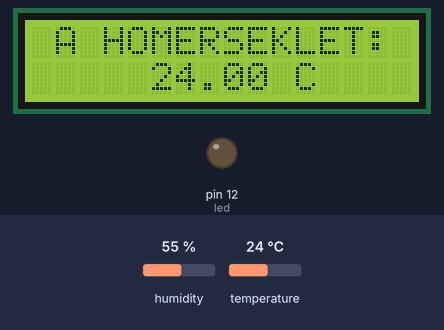
Bench run of a sketch on a simulated Arduino Uno, built with avr-gcc and run on an emulated ATmega328P. Parts: 16×2 character LCD, output pins drawn as LEDs (lit = HIGH). The inputs (shaded band) are chosen by the test bench; at power-on: temperature 24 °C, humidity 55 %. What the sketch prints to the serial monitor is not drawn.

Above: at 2.7 s.
2.8 s: temperature set to 12 °C
At 15.2 s:
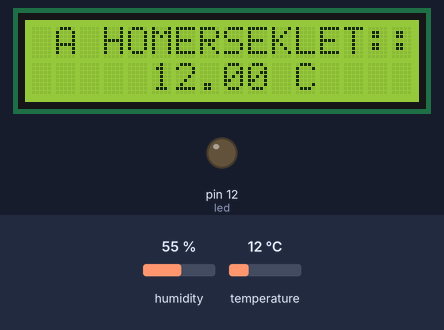
15.6 s: temperature set to 19 °C
At 26.9 s:
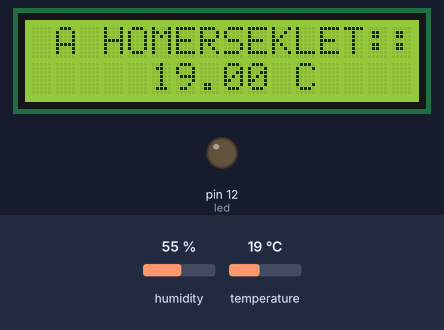
27.7 s: temperature set to 28 °C
At 38.7 s:
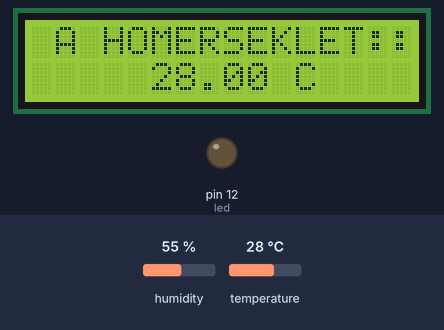
Timing chart, 0 to 40.2 s (numbered marks = the images above; inputs shaded):
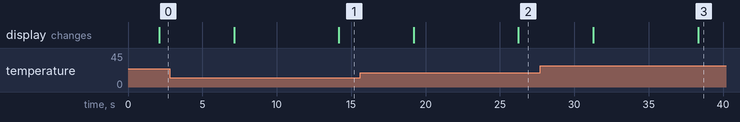

The sketch:

dht11.ino
```cpp
#include <dht.h> //The DHT11 library
#include<Wire.h> //Wire library for I2C
#include<LiquidCrystal_I2C.h> //Library for the I2C LCD

LiquidCrystal_I2C lcd(0x27, 16, 2); //The charset of the LCD
dht DHT;

const int dht11 = 10; //Global constant integer type variable containing the pin the DHT11 sensor is connected to
const int led = 12; //Global constant integer type variable containing the pin the LED diode is connected to

void setup()
{
  lcd.init(); //LCD initialization
  lcd.backlight(); //LCD backlight on
  pinMode(dht11, INPUT); //Setting the DHT11 pin as an INPUT
  pinMode(led, OUTPUT); //Setting the LED pin as an OUTPUT
  Serial.begin(9600); //Serial port bitrate
}

void loop() //ciklus
{
  delay(2000); //1 second long delay
  int chk = DHT.read11(dht11); //Reading and storing the values comming from the sensor
  Serial.print("Hőmérséklet = "); //Displaying the value of Temperature on the Serial port
  Serial.println(DHT.temperature); //Displaying the value of Temperature on the Serial port
  lcd.setCursor(1, 0); //Cursor positioning
  lcd.print("A HOMERSEKLET:"); //Printing out the string
  lcd.setCursor(5, 1); //Cursor positioning
  lcd.print(DHT.temperature); //Displaying the value of Temperature on the LCD display
  lcd.setCursor(11,1); //Cursor positioning
  lcd.print("C"); //Printing out the char "C"
  delay(5000); //5 second long delay
  lcd.clear(); //Clearing the LCD content
  Serial.print("Páratartalom = "); //Printing out the string on the Serial port
  Serial.println(DHT.humidity);//Displaying the value of Humidity on the Serial port
  lcd.setCursor(1, 0); //Cursor positioning
  lcd.print("A PARATARTALOM:"); //Printing out the string
  lcd.setCursor(5, 1); //Cursor positioning
  lcd.print(DHT.humidity); //Displaying the value of Humidity on the LCD display
  lcd.setCursor(11,1); //Cursor positioning
  lcd.print("%"); //Printing out the string on the LCD display
  delay(5000); //5 second long delay
}
```

Measured:
- after the input at 15.6 s, the display: first differs from a run without the input after 10.7 s (image 2)
- after the input at 27.7 s, the display: first differs from a run without the input after 10.6 s (image 3)
